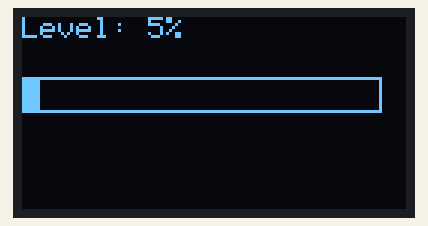
Bench run of a sketch on a simulated Raspberry Pi Pico. Parts: 128×64 one-colour display.

Above: at 0.19 s.
At 0.64 s:
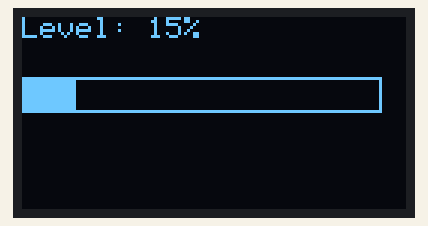
At 1.32 s:
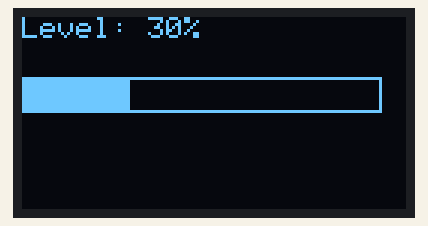
At 2.67 s:
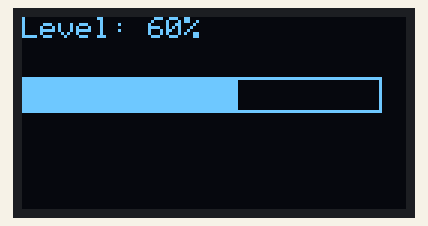
At 3.8 s:
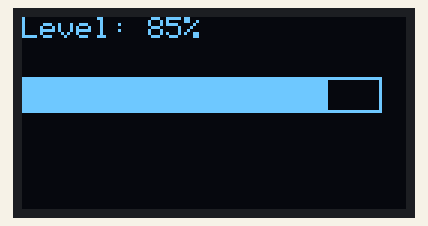
At 5.15 s:
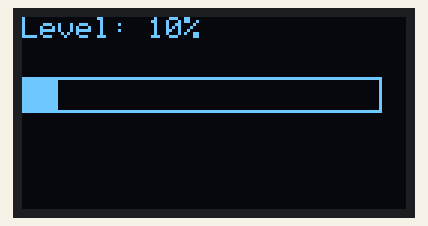

Measured:
- by itself, everything shown: repeats every 4.7 s, in 21 steps

The sketch:

ssd1306_basic.ino
```cpp
// snippet: ssd1306_basic
// tags: display, oled, ssd1306, adafruit, i2c, 128x64, screen, text, graphics, progressbar, fillrect, drawrect, bar
// boards: avr, esp32, megaavr, nano33iot, romi32u4, rp2040
// library: Adafruit SSD1306, Adafruit GFX
// description: Display text on 128x64 SSD1306 OLED via I2C using Adafruit library
//   The SSD1306 is MONOCHROME: the only color constants are SSD1306_WHITE and SSD1306_BLACK
//   (plus SSD1306_INVERSE). There are NO color names — SSD1306_GREEN / _RED / _BLUE do NOT
//   exist (those belong to the color SSD1331 OLED). Every draw/fill color is SSD1306_WHITE.
// prompts: SSD1306 OLED, OLED display, 128x64 display, display text OLED, Adafruit SSD1306, I2C OLED, show sensor value on screen, progress bar OLED, draw filled rectangle, bar graph display, battery level bar
// exact-include: Wire.h, Adafruit_GFX.h, Adafruit_SSD1306.h

#include <Wire.h>
#include <Adafruit_GFX.h>
#include <Adafruit_SSD1306.h>

#define SCREEN_W 128
#define SCREEN_H 64
#define OLED_ADDR 0x3C

Adafruit_SSD1306 display(SCREEN_W, SCREEN_H, &Wire, -1);

void setup() {
  Serial.begin(9600);
  if (!display.begin(SSD1306_SWITCHCAPVCC, OLED_ADDR)) {
    Serial.println("SSD1306 not found");
    while (1);
  }
  display.clearDisplay();  // SSD1306: clear the framebuffer (push with display())
  display.setTextSize(1);
  display.setTextColor(SSD1306_WHITE);  // monochrome — only SSD1306_WHITE/_BLACK exist (no color names)
  display.setCursor(0, 0);
  display.println("Hello, Grease!");
  display.display();  // SSD1306: push the framebuffer to the screen
}

void loop() {
  // Progress / level bar. ALL graphics use SSD1306_WHITE (monochrome) — never a color name.
  static int pct = 0;
  pct = (pct + 5) % 105;                       // 0..100 demo sweep

  display.clearDisplay();  // SSD1306: clear the framebuffer (push with display())
  display.setCursor(0, 0);
  display.print("Level: "); display.print(pct); display.println("%");

  int x = 0, y = 20, w = 120, h = 12;
  display.drawRect(x, y, w, h, SSD1306_WHITE);                 // outline
  display.fillRect(x, y, (w * pct) / 100, h, SSD1306_WHITE);   // filled portion
  display.display();  // SSD1306: push the framebuffer to the screen
  delay(200);
}
```
